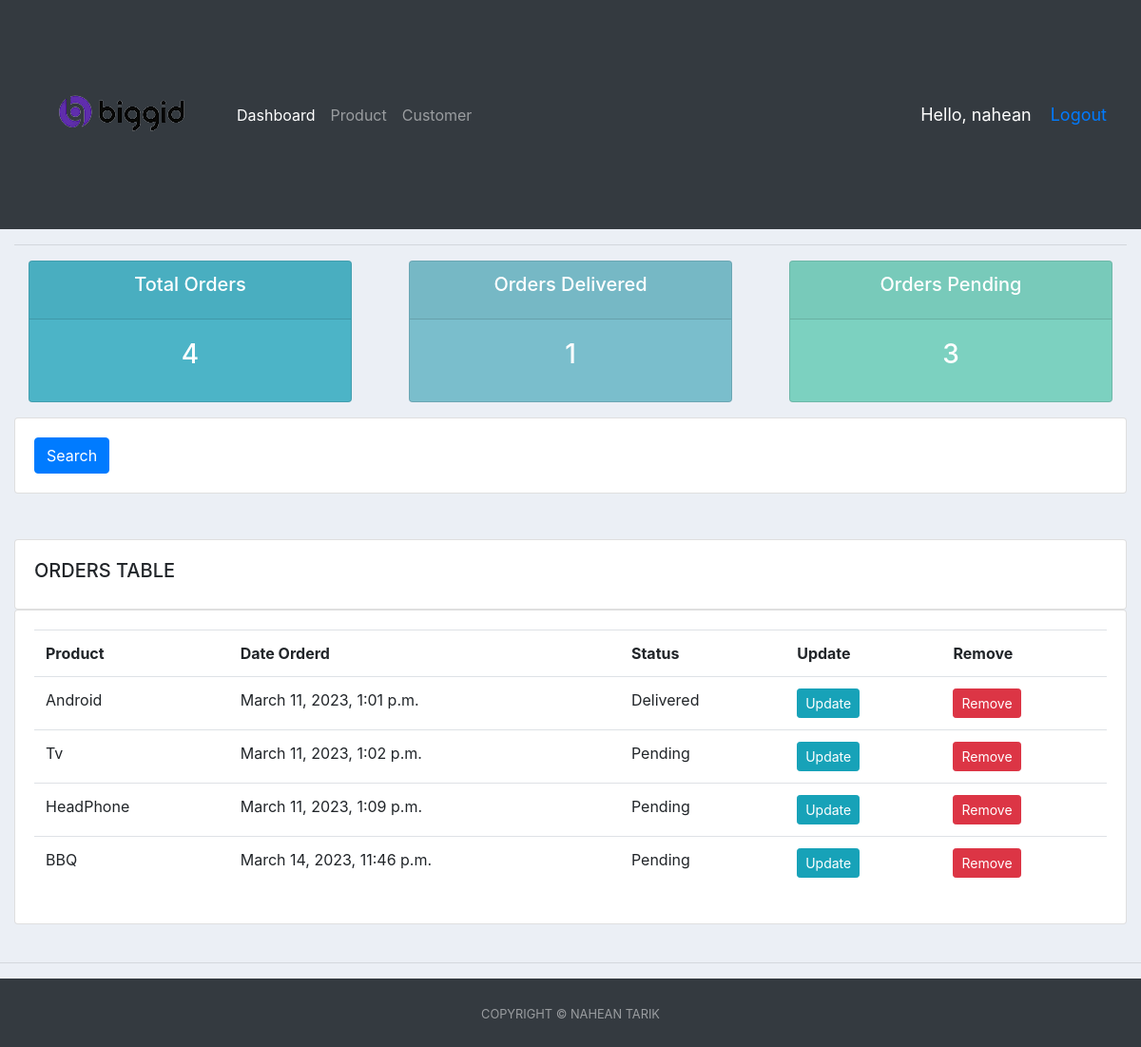
The app's page / (signed in) with its own data.
### accounts/models.py (models this page shows, shortened)
class Order(models.Model):
    STATUS = (
        ('Pending', 'Pending'),
        ('On Process', 'On Process'),
        ('Delivered', 'Delivered'),
    )
    customer = models.ForeignKey(
        Customer, null=True, on_delete=models.SET_NULL)
    product = models.ForeignKey(Product, null=True, on_delete=models.SET_NULL)
    date_created = models.DateTimeField(auto_now_add=True, null=True)
    status = models.CharField(max_length=200, null=True, choices=STATUS)

class Product(models.Model):
    CATEGORY = (
        ('Food', 'Food'),
        ('Outdoor Item', 'Outdoor Item'),
        ('Gadget', 'Gadget'),
    )
    name = models.CharField(max_length=200, null=True)
    price = models.FloatField(null=True)
    category = models.CharField(max_length=200, null=True, choices=CATEGORY)
    Description = models.CharField(max_length=200, null=True, blank=True)
    date_created = models.DateTimeField(auto_now_add=True, null=True)
    tags = models.ManyToManyField(Tag)
    def __str__(self):
        return self.name

### accounts/decorators.py (the view)
    def wrapper_func(request, *args, **kwargs):
        group = None
        if request.user.groups.exists():
            group = request.user.groups.all()[0].name
        if group == 'customer':
            return redirect('userPage')
        if group == 'admin':
            return view_func(request, *args, **kwargs)

### accounts/views.py (called while the page is built)
@login_required(login_url='login')
@Admin_only
def home(request):
    customers = Customer.objects.all()
    orders = Order.objects.all()
    total_orders = orders.count()
    total_customers = customers.count()
    delivered = orders.filter(status='Delivered').count()
    pending = orders.filter(status='Pending').count()
    context = {'orders': orders,
               'total_orders': total_orders, 'total_customers': total_customers, 'delivered': delivered, 'pending': pending}
    return render(request, 'accounts/dashboard.html', context)

### accounts/templates/accounts/dashboard.html (shortened to what this page needs)
{% extends 'accounts/main.html' %} {% block content %}
{% include 'accounts/status.html' %}
<div class="row">
  <div class="col">
    <div class="card card-body">
      <form method="get">
        <button class="btn btn-primary" type="submit">Search</button>
      </form>
    </div>
  </div>
</div>
<br />
<class class="container-fluid">
  <br />
  <class class="row">
    <div class="col-md">
      <div class="card card-body">
        <h5>ORDERS TABLE</h5>
      </div>
      <div class="card card-body">
        <table class="table">
          <tr>
            <th>Product</th>
            <th>Date Orderd</th>
            <th>Status</th>
            <th>Update</th>
            <th>Remove</th>
          </tr>
          {% for i in orders %}
          <tr>
            <td>{{i.product}}</td>
            <td>{{i.date_created}}</td>
            <td>{{i.status}}</td>
            <td>
              <a
                class="btn btn-sm btn-info"
                href="{% url 'update_order' i.id %}"
                >Update</a
              >
            </td>
            <td>
              <a
                class="btn btn-sm btn-danger"
                href="{% url 'delete_order' i.id %}"
                >Remove</a
              >
            </td>
          </tr>
          {% endfor %}
        </table>
      </div>
    </div>
    </class>
    </class>
  </div>
    {% endblock %}

### accounts/templates/accounts/navbar.html (shortened to what this page needs)
{% load static %}
<nav class="navbar navbar-expand-lg navbar-dark bg-dark">
  <img src="{% static '/image/im1.png' %}">
    <div class="collapse navbar-collapse" id="navbarNav">
      <ul class="navbar-nav">
        {% if request.user.is_staff %}
        <li class="nav-item active">
          <a class="nav-link" href="{% url 'home' %}">Dashboard <span class="sr-only">(current)</span></a>
        </li>
        <li class="nav-item">
          <a class="nav-link" href="{% url 'product' %}">Product</a>
        </li>
      <li class="nav-item">
        <a class="nav-link" href="{% url 'customer_page' %}">Customer</a>
      </li>
      {% else %}
      <li class="nav-item">
        <a class="nav-link" href="{% url 'accountSet' %}">Profile</a>
      </li>
      {% endif %}
     </ul>
    </div>
    <span class="hello-msg">Hello, {{request.user}}</span>
    <span class="hello-msg"><a href="{% url 'logout' %}">Logout</a></span>
  </nav>

### accounts/templates/accounts/main.html (style rules this page uses)
body { background-color: #ebeff5; }

### accounts/templates/accounts/navbar.html (style rules this page uses)
.hello-msg { font-size: 18px; color: white; margin-right: 20px; }

### records on screen
Order: product "Android", date_created "March 11, 2023, 1:01 p.m.", status "Delivered"
Order: product "Tv", date_created "March 11, 2023, 1:02 p.m.", status "Pending"
Order: product "HeadPhone", date_created "March 11, 2023, 1:09 p.m.", status "Pending"
Order: product "BBQ", date_created "March 14, 2023, 11:46 p.m.", status "Pending"

### other values on screen
{{ request.user }} "nahean"
{{ total_orders }} "4"
{{ delivered }} "1"
{{ pending }} "3"
